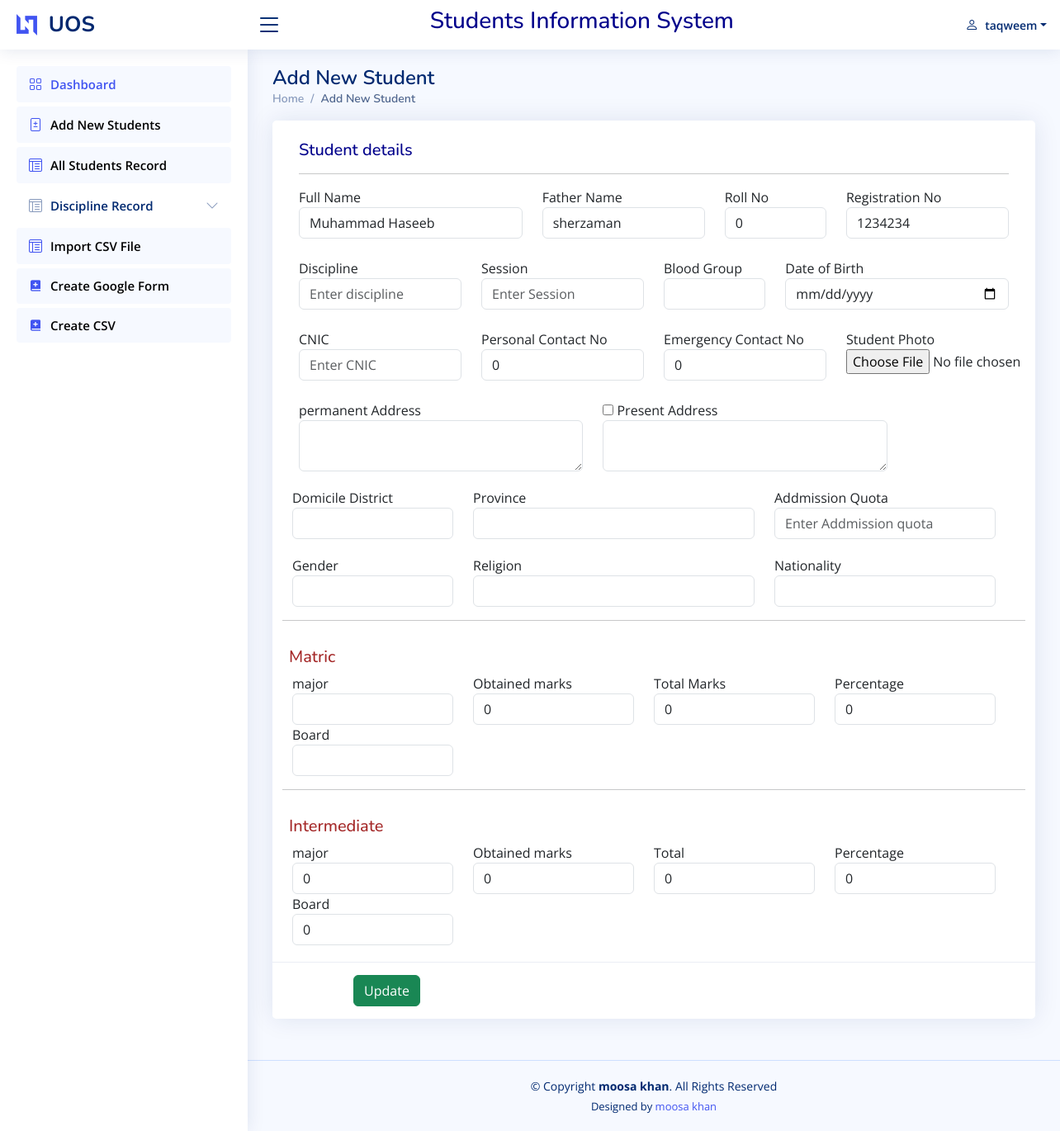
/addstudent.php?EId=1 (signed in), run on the app's committed database.
### tables this page shows
CREATE TABLE `student` (
  `S_no` int(11) NOT NULL,
  `full_name` varchar(50) NOT NULL,
  `f_name` varchar(50) NOT NULL,
  `Roll_no` int(11) NOT NULL,
  `Registration_no` varchar(50) NOT NULL,
  `Discipline` varchar(50) NOT NULL,
  `Session` varchar(20) NOT NULL,
  `Blood` varchar(10) NOT NULL,
  `Dob` date NOT NULL,
  `Cnic` varchar(20) NOT NULL,
  `Personal_c_no` bigint(20) NOT NULL,
  `Emergency_c_no` bigint(20) NOT NULL,
  `Permanent_address` varchar(100) NOT NULL,
  `Present_Address` varchar(100) NOT NULL,
  `Domicile_District` varchar(50) NOT NULL,
  `Province` varchar(50) NOT NULL,
  `Addmission_quota` varchar(50) NOT NULL,
  `Gender` varchar(20) NOT NULL,
  `Religion` varchar(20) NOT NULL,
  `Nationality` varchar(20) NOT NULL,
  `Metric_major` varchar(20) NOT NULL,
  `Ssc_ob_marks` int(11) NOT NULL,
  `Ssc_total_marks` int(11) NOT NULL,
  `Ssc_percentage` int(11) NOT NULL,
  `Ssc_board` varchar(50) NOT NULL,
  `Hssc_major` varchar(50) NOT NULL,
  `Hssc_ob_marks` int(11) NOT NULL,
  `Hssc_total_marks` int(11) NOT NULL,
  `Hssc_precentage` int(11) NOT NULL,
  `Hssc_board` varchar(50) NOT NULL,
  `Picture` varchar(100) NOT NULL
);

### addstudent.php (the view, shortened to what this page needs)
<?php
include("include/Connection.php");
 $stdname="";
    $fname="";
    $rollno="";
    $registrationno="";
    $discipline="";
    $session="";
    $bloodgrou="Select Blood group";
    $dob="";
    $cnic="";
    $permanent_cno="";
    $emergency_cno="";
    $permanent_address="";
    $present_address="";
    $Domicile_district="Select Domicile District";
    $province= "Select Province";
    $quota="";
    $gender="Select Gender";
    $religion="Select Religion";
    $nationality="Select Nationality";
    $ssc_major="Select major";
    $ssc_ob_marks="";
    $ssc_t="";
    $ssc_percentage="";
    $ssc_board="Select Board";
	$hssc_major="Select Major";
    $hssc_ob_marks="";
    $hssc_total_marks="";
    $hssc_percentage="";
    $hssc_board="select Board";
if(!empty($_GET["EId"])){
	$_display="visible";
	$eid = $_GET["EId"];
	$res=mysqli_query($link,"Select * from  student where S_no= '$eid'");
	$r = mysqli_fetch_row($res);
	 $stdname=$r[1];
    $fname=$r[2];
    $rollno=$r[3];
    $registrationno=$r[4];
    $discipline=$r[5];
    $session=$r[6];
    $bloodgrou=$r[7];
    $dob=$r[8];
    $cnic=$r[9];
    $permanent_cno=$r[10];
    $emergency_cno=$r[11];
    $permanent_address=$r[12];
    $present_address=$r[13];
    $Domicile_district=$r[14];
    $province= $r[15];
    $quota=$r[16];
    $gender=$r[17];
    $religion=$r[18];
    $nationality=$r[19];
    $ssc_major=$r[20];
    $ssc_ob_marks=$r[21];
    $ssc_t=$r[22];
    $ssc_percentage=$r[23];
    $ssc_board=$r[24];
	$hssc_major=$r[25];
    $hssc_ob_marks=$r[26];
    $hssc_total_marks=$r[27];
    $hssc_percentage=$r[28];
    $hssc_board=$r[29];
}
else{
	$_display="hidden";
	$_display2="visible";
}
  ?>
<!DOCTYPE html>
<html lang="en">
	<?php
include("include/head.php");
?>
<body>
<?php
include("include/header.php");
include("include/sidebar.php");
?>
  <main id="main" class="main">
    <div class="pagetitle">
      <h1>Add New Student</h1>
      <nav>
        <ol class="breadcrumb">
          <li class="breadcrumb-item"><a href="index.php">Home</a></li>
          <li class="breadcrumb-item active">Add New Student</li>
        </ol>
      </nav>
    </div>
	  <div class="card">
            <div class="card-body">
              <br>
              <form class="row g-3 needs-validation" method="post" enctype="multipart/form-data" novalidate>
                    <div class="card-body">
                      <span style="color: darkblue;"><h5>Student details</h5></span>
                      <hr>
                      <div class="row">
                        <div class="form-group col-md-4">
                          <label for="studentno">Full Name</label>
                          <input type="text" class="form-control" id="stdName"   onkeydown="return /[a-z A-Z]/i.test(event.key)" name="stdName" placeholder="Enter Full Name" value="<?php echo($stdname)?>" required>
                        </div>
                        <div class="form-group col-md-3">
                          <label for="names">Father Name</label>
                          <input type="text" class="form-control"onkeydown="return /[a-z A-Z]/i.test(event.key)" id="F_name" name="fname" placeholder="Enter Father Name"  value="<?php echo($fname)?>"  >
                        </div>
                        <div class="form-group col-md-2">
                          <label for="age">Roll No</label>
                          <input type="text" class="form-control" id="Roll_no" name="rollno" placeholder="Enter Roll No" required oninput="this.value = this.value.replace([a-z A-Z]/[^0-9.]/g, '').replace(/(\..*)\./g, '$1');"  value="<?php echo($rollno)?>" >
                        </div>
                        <div class="form-group col-md-3">
							<label for="age">Registration No</label>
                          <input type="text" class="form-control" id="R_no" name="Registrationno" placeholder="Enter R.No" required  oninput="this.value = this.value.replace([a-z A-Z]/[^0-9.]/g, '').replace(/(\..*)\./g, '$1');"  value="<?php echo($registrationno)?>"  >
                        </div>
                      </div><br>
    <div class="row">
                        <div class="form-group col-md-3">
                          <label for="age">Discipline</label>
                             <input type="text" class="form-control" id="R_no" name="discipline" placeholder="Enter discipline" required  value="<?php echo($discipline)?>"  >
                        </div>
                        <div class="form-group col-md-3">
                          <label for="age">Session<span style="color: blue;"></span></label>
                          <input type="text" class="form-control" id="R_no" name="session" placeholder="Enter Session" required  value="<?php echo($session)?>"  >
                        </div>
                        <div class="form-group col-md-2">
							 <label for="age">Blood Group</label>
                          <select type="select" class="form-control" id="class" name="bg" >
                            <option selected> <?php echo($bloodgrou)?></option>
                            <option > A+</option>
                          </select>
                        </div>
						  <div class="form-group col-md-4">
                          <label for="age">Date of Birth</label>
                          <input type="date" class="form-control" id="Dob" name="dob" placeholder="Enter Roll No" value="<?php echo($dob)?>">
                        </div>
</div>
						<br>
						<div class="row">
						 <div class="form-group col-md-3">
                          <label for="age">CNIC</label>
                          <input type="text" class="form-control"  onkeydown="return /[0-9][-]/i.test(event.key)" id="Roll_no" name="cnic" placeholder="Enter CNIC" oninput="this.value = this.value.replace(/[^0-9.]/g, '').replace(/(\..*)\./g, '$1');"  value="<?php echo($cnic)?>">
                        </div> <div class="form-group col-md-3">
                          <label for="age">Personal Contact No</label>
                          <input type="number" class="form-control"   id="Roll_no" name="pcno" placeholder="Enter Permanent No" oninput="this.value = this.value.replace(/[^0-9.]/g, '').replace(/(\..*)\./g, '$1');"  value="<?php echo($permanent_cno)?>" >
                        </div>
                        <div class="form-group col-md-3">
							<label for="age">Emergency Contact No</label>
                          <input type="number" class="form-control"  id="R_no" name="ecno" placeholder="Enter Emergency No " oninput="this.value = this.value.replace(/[^0-9.]/g, '').replace(/(\..*)\./g, '$1');"  value="<?php echo($emergency_cno)?>" >
                        </div>
							<div class="form-group col-md-3">
							<label for="exampleInputFile">Student Photo</label>
                          <div class="input-group">
                            <div  class="custom-file">
                              <input type="file" class="" name="photo" id="photo" >
                            </div>
                          </div>
                        </div>
                      </div><br>
						<div class="row">
						 <div class="form-group col-md-5">
                          <label for="age">permanent Address</label>
							 <textarea id="peraddress" name="peraddress" placeholder="Enter permanent Address" class="form-control" > <?php echo($permanent_address)?></textarea>
                        </div> <div class="form-group col-md-5">
								<input type="checkbox" id="checkBox"  onclick="FillAddressInput()" alt="same as permanent" title="same as permanent">
							<label for="age">Present Address</label>
						 <textarea name="preaddress" placeholder="Enter present Address" class="form-control" id="preaddress"  > <?php echo($present_address)?></textarea>
                        </div>
                      </div>
						</div>
						<br>
                      <div class="row">
                        <div class="form-group col-md-3">
                          <label for="parentname">Domicile District</label>
                         <select type="select" class="form-control" id="relation" name="Ddistrict">
                            <option selected><?php echo($Domicile_district)?></option>
                            <option >Swat</option>
                          </select>
                        </div>
                        <div class="form-group col-md-5">
                          <label for="relation">Province</label>
                          <select type="select" class="form-control" id="relation" name="province">
                            <option selected><?php echo($province)?> </option>
                            <option >KHYBER-PAKHTUNKHAWA</option>
                          </select>
                        </div>
                        <div class="form-group col-md-4">
                          <label for="age">Addmission Quota</label>
                        <input type="text" class="form-control" id="R_no" name="quota" placeholder="Enter Addmission quota" required  value="<?php echo($quota)?>"  >
                        </div>
                      </div>
				  <div class="row" style="margin-top: 20px">
                        <div class="form-group col-md-3">
                          <label for="parentname">Gender</label>
                          <select type="select" class="form-control" id="relation" name="gender" required="">
                            <option selected><?php echo($gender)?></option>
                            <option >Male</option>
                          </select>
                        </div>
                        <div class="form-group col-md-5">
                          <label for="relation">Religion</label>
                          <select type="select" class="form-control" id="relation" name="religion" >
                            <option selected><?php echo($religion)?></option>
                            <option >Islam</option>
                          </select>
                        </div>
                        <div class="form-group col-md-4">
                          <label for="age"> Nationality</label>
                         <select type="select" class="form-control" id="relation" name="nationality" >
                            <option selected><?php echo($nationality)?> </option>
                            <option >Pakistan</option>
                          </select>
                        </div>
                      </div><br>
                      <hr>
                      <span style="color: brown"><h5>Matric</h5></span>
                      <div class="row">
                        <div class="form-group col-md-3 ">
                          <label for="phone1">major</label>
                          <select type="select" class="form-control" id="country" name="ssc_major" >
                            <option selected><?php echo($ssc_major)?></option>
                            <option >Science</option>
                          </select>
                        </div>
                        <div class="form-group col-md-3 ">
                          <label for="district">Obtained marks</label>
                          <input type="text" class="form-control" onkeydown="return /[0-9]/i.test(event.key)" id="Roll_no" name="ssc_ob_marks" placeholder="Enter SSC obtained Marks" oninput="this.value = this.value.replace(/[^0-9.]/g, '').replace(/(\..*)\./g, '$1');" value="<?php echo($ssc_ob_marks)?>" >
                        </div>
						  <div class="form-group col-md-3 ">
                          <label for="district">Total Marks </label>
                          <input type="text" class="form-control" id="" name="ssc_t" onkeydown="return /[0-9]/i.test(event.key)" placeholder="Enter SSC total Marks" oninput="this.value = this.value.replace(/[^0-9.]/g, '').replace(/(\..*)\./g, '$1');" value="<?php echo($ssc_t)?>">
                        </div>
                        <div class="form-group col-md-3 ">
                          <label for="">Percentage</label>
                          <input type="text" class="form-control" id="" name="ssc_percentage"    placeholder="%age" value="<?php echo($ssc_percentage)?>" >
                        </div>
                        <div class="form-group col-md-3 ">
                          <label for="">Board</label>
                          <select type="select" class="form-control"  name="ssc_board" >
                            <option selected><?php echo($ssc_board)?></option>
                            <option >BISE swat</option
                            <option >BISE Mardan</option>
                          </select>
                        </div>
                      </div>
				    <hr>
                      <span style="color: brown"><h5>Intermediate</h5></span>
				  <div class="row">
                        <div class="form-group col-md-3 ">
                          <label for="phone1">major</label>
                          <select type="select" class="form-control"  name="hssc_major" >
                            <option selected><?php echo($hssc_major)?></option>
                          </select>
                        </div>
                        <div class="form-group col-md-3 ">
                          <label for="district">Obtained marks</label>
                          <input type="text" class="form-control" onkeydown="return /[0-9]/i.test(event.key)" id="Roll_no" name="hssc_ob_marks" placeholder="Enter HSSC obtained Marks" oninput="this.value = this.value.replace(/[^0-9.]/g, '').replace(/(\..*)\./g, '$1');" value="<?php echo($hssc_ob_marks)?>"  >
                        </div>
						  <div class="form-group col-md-3 ">
                          <label for="district">Total</label>
                          <input type="text" class="form-control" onkeydown="return /[0-9]/i.test(event.key)" id="Roll_no" name="hssc_total_marks" placeholder="Enter HSSC total Marks" oninput="this.value = this.value.replace(/[^0-9.]/g, '').replace(/(\..*)\./g, '$1');" value="<?php echo($hssc_total_marks)?>"  >
                        </div>
                        <div class="form-group col-md-3 ">
                          <label >Percentage</label>
                          <input type="text" class="form-control" name="hssc_precentage" placeholder="%age" value="<?php echo($hssc_percentage)?>" >
                        </div>
                        <div class="form-group col-md-3 ">
                          <label for="">Board</label>
                          <select type="select" class="form-control"  name="hssc_board" >
                            <option selected><?php echo($hssc_board)?></option>
                          </select>
                        </div>
                      </div>
                    </div>
                    <div class="card-footer">
						 <button type="submit" name="btnupd" class="btn btn-success"  style="visibility: <?php echo($_display)?>">Update</button>
                    </div>
            </div>
  </main>
<?php
include("include/footer.php");
?>
</body>
</html>

### data on the page
student: stdName "Muhammad Haseeb", fname "sherzaman", rollno "0", Registrationno "1234234", pcno "0", ecno "0", ssc_ob_marks "0", ssc_t "0", ssc_percentage "0", hssc_major "0", hssc_ob_marks "0", hssc_total_marks "0", hssc_precentage "0", hssc_board "0"

### other printed values
$_SESSION["username"] "taqweem"
